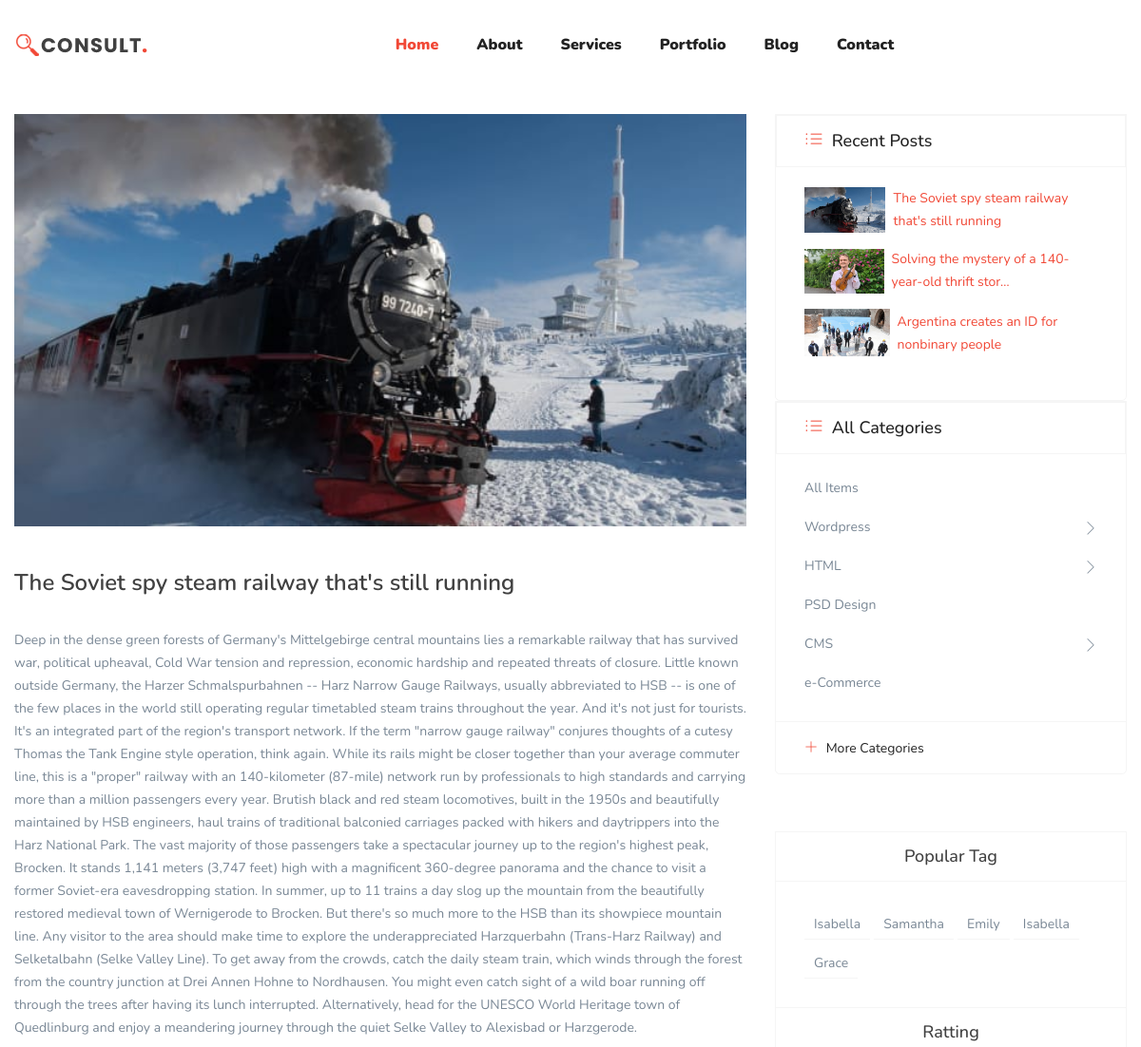
Page /post-detail/the-soviet-spy-steam-railway-thats-still-running/ (upper part) on the earlier database version.
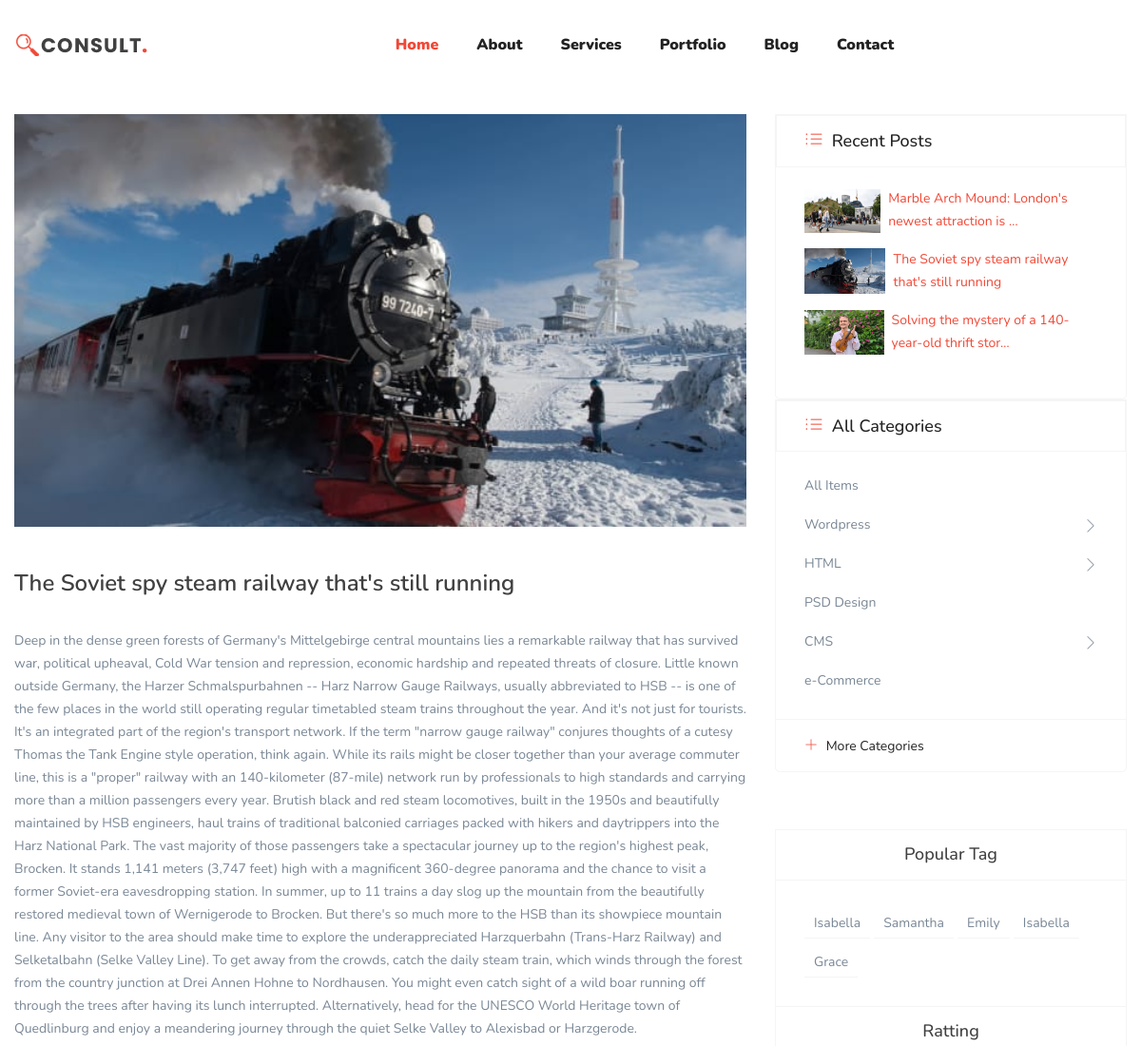
Same page on the later database version.
### blog/models.py (models this page shows, shortened)
class Post(models.Model):
    image = models.ImageField(upload_to='blog')
    title = models.CharField(max_length=150)
    slug = models.SlugField(unique=True)
    content = models.TextField()
    user = models.ForeignKey(User, on_delete=models.SET_NULL, null=True, blank=True)
    created_at = models.DateTimeField(auto_now_add=True)
    class Meta:
        ordering = ('-created_at', )

### blog/views.py (the view, shortened to what this page needs)
# urls.py: path('post-detail/<str:slug>/', views.post_detail, name='post-detail'),
def post_detail(request, slug):
    comment_form = CommentForm(request.POST or None)
    post = Post.objects.get(slug=slug)
    posts = Post.objects.all()[:3]
    context = {
        'posts': posts,
        'post': post,
        'comments': post.comments.filter(reply__isnull=True)[:4],
        'form': comment_form,
    }
    return render(request, 'post-detail.html', context)

### comment_app/templatetags/reply_comments.py (called while the page is built)
@register.inclusion_tag('comment_app/reply_comment.html', takes_context=True)
def reply_comment_tag(context, comment):
    return {
        'comment': comment,
        'form': context.get('form'),
        }

### templates/post-detail.html (shortened to what this page needs)
{% extends 'base.html' %}
{% load static %}
{% load reply_comments %}
{% block content %}
  </header>
  <section class="blog-details-area pt-70 pb-120">
    <div class="container">
      <div class="row">
        <div class="col-lg-8">
          <div class="blog-details-content mt-50">
            <div class="details-image">
              <img src="{{ post.image.url }}" alt="Blog Details">
            </div>
            <h3 class="details-title">{{ post.title }}</h3>
            <p class="text">
              {{ post.content }}
            </p>
          </div>
        </div>
        <div class="col-lg-4">
          <div class="blog-sidebar mt-50">
            <div class="blog-category">
              <div class="category-title">
                <h4 class="title"><i class="lni-list"></i> Recent Posts</h4>
              </div>
              <div class="category-list">
                <ul>
                  {% for post in posts %}
                  <div class="d-sm-flex align-items-end my-3">
                    <div class="mr-2">
                      <a href="{% url 'blog:post-detail' post.slug %}">
                        <img src="{{ post.image.url }}" alt="author" width="120px">
                      </a>
                    </div>
                    <div class="">
                      <p class="text text-decoration-none fs-6">
                        <a href="{% url 'blog:post-detail' post.slug %}" style="color: #f14836;">{{ post.title|truncatechars:50 }}</a>
                      </p>
                    </div>
                  </div>
                  {% endfor %}
                </ul>
              </div>
            </div>
            <div class="blog-category">
              <div class="category-title">
                <h4 class="title"><i class="lni-list"></i> All Categories</h4>
              </div>
              <div class="category-list">
                <ul>
                  <li><a href="#">All Items</a></li>
                  <li><a href="#">Wordpress <i class="lni-chevron-right"></i></a></li>
                  <li><a href="#">HTML <i class="lni-chevron-right"></i></a></li>
                  <li><a href="#">PSD Design</a></li>
                  <li><a href="#">CMS <i class="lni-chevron-right"></i></a></li>
                  <li><a href="#">e-Commerce</a></li>
                </ul>
              </div>
              <div class="category-more">
                <a href="#"><i class="lni-plus"></i> More Categories</a>
              </div>
            </div>
            <div class="blog-sidebar-wrapper mt-60">
              <div class="blog-tag">
                <div class="sidebar-title text-center">
                  <h4 class="title">Popular Tag</h4>
                </div>
                <div class="tag-list">
                  <a href="#">Isabella</a>
                  <a href="#">Samantha</a>
                  <a href="#">Emily</a>
                  <a href="#">Isabella</a>
                  <a href="#">Grace</a>
                </div>
              </div>
              <div class="blog-ratting">
                <div class="sidebar-title text-center">
                  <h4 class="title">Ratting</h4>
                </div>
              </div>
            </div>
          </div>
        </div>
      </div>
    </div>
  </section>
{% endblock content %}

Differences in the rows shown:
no longer on this page (row unchanged): Post: image (picture), title "Argentina creates an ID for nonbinary people"
added Post: image (picture), title "Marble Arch Mound: London's newest attraction is …"
